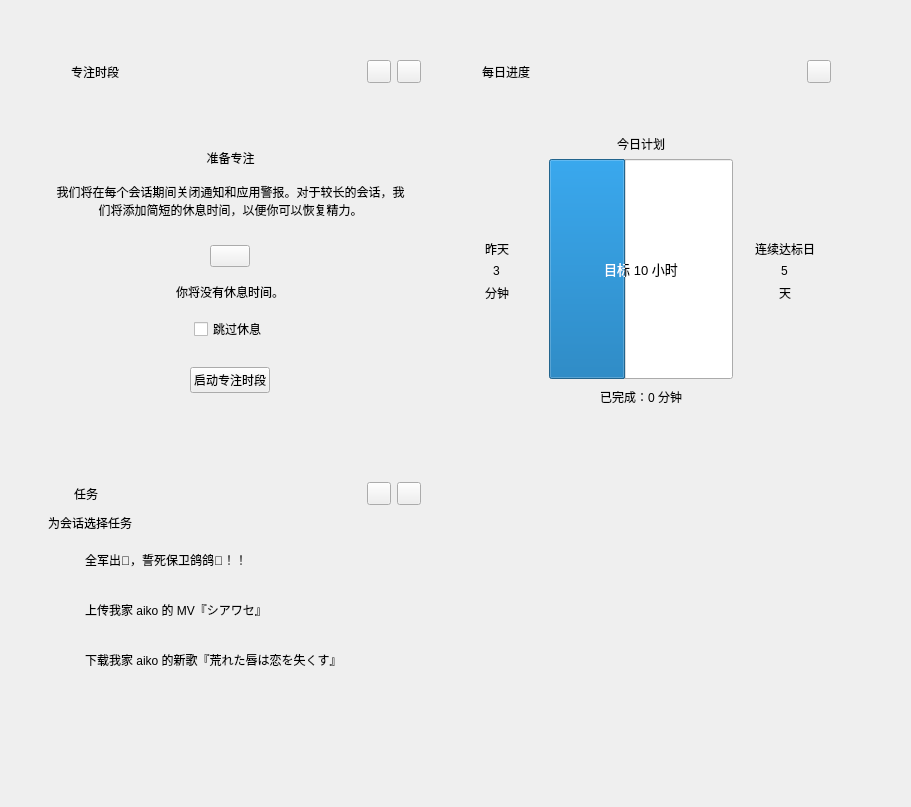
<?xml version="1.0" encoding="UTF-8"?>
<ui version="4.0">
 <class>FocusInterface</class>
 <widget class="QWidget" name="FocusInterface">
  <property name="geometry">
   <rect>
    <x>0</x>
    <y>0</y>
    <width>911</width>
    <height>807</height>
   </rect>
  </property>
  <property name="windowTitle">
   <string>Form</string>
  </property>
  <layout class="QHBoxLayout" name="horizontalLayout_3">
   <item>
    <layout class="QGridLayout" name="gridLayout" columnstretch="1,1,0">
     <property name="sizeConstraint">
      <enum>QLayout::SetDefaultConstraint</enum>
     </property>
     <property name="leftMargin">
      <number>20</number>
     </property>
     <property name="topMargin">
      <number>40</number>
     </property>
     <property name="rightMargin">
      <number>20</number>
     </property>
     <property name="bottomMargin">
      <number>20</number>
     </property>
     <property name="spacing">
      <number>12</number>
     </property>
     <item row="0" column="1">
      <widget class="CardWidget" name="progressCard">
       <property name="sizePolicy">
        <sizepolicy hsizetype="Expanding" vsizetype="Fixed">
         <horstretch>0</horstretch>
         <verstretch>0</verstretch>
        </sizepolicy>
       </property>
       <property name="minimumSize">
        <size>
         <width>380</width>
         <height>410</height>
        </size>
       </property>
       <property name="maximumSize">
        <size>
         <width>600</width>
         <height>410</height>
        </size>
       </property>
       <layout class="QVBoxLayout" name="verticalLayout_4">
        <property name="sizeConstraint">
         <enum>QLayout::SetDefaultConstraint</enum>
        </property>
        <item>
         <layout class="QVBoxLayout" name="verticalLayout_2" stretch="0,0">
          <property name="sizeConstraint">
           <enum>QLayout::SetMinAndMaxSize</enum>
          </property>
          <item>
           <layout class="QHBoxLayout" name="horizontalLayout_4">
            <property name="leftMargin">
             <number>5</number>
            </property>
            <item>
             <widget class="IconWidget" name="progressIcon">
              <property name="minimumSize">
               <size>
                <width>18</width>
                <height>18</height>
               </size>
              </property>
              <property name="maximumSize">
               <size>
                <width>18</width>
                <height>18</height>
               </size>
              </property>
              <property name="icon">
               <iconset resource="../resource.qrc">
                <normaloff>:/images/tips.png</normaloff>:/images/tips.png</iconset>
              </property>
             </widget>
            </item>
            <item>
             <spacer name="horizontalSpacer_8">
              <property name="orientation">
               <enum>Qt::Horizontal</enum>
              </property>
              <property name="sizeType">
               <enum>QSizePolicy::Fixed</enum>
              </property>
              <property name="sizeHint" stdset="0">
               <size>
                <width>2</width>
                <height>20</height>
               </size>
              </property>
             </spacer>
            </item>
            <item>
             <widget class="StrongBodyLabel" name="dailyProgressLabel">
              <property name="text">
               <string>每日进度</string>
              </property>
             </widget>
            </item>
            <item>
             <spacer name="horizontalSpacer_9">
              <property name="orientation">
               <enum>Qt::Horizontal</enum>
              </property>
              <property name="sizeHint" stdset="0">
               <size>
                <width>40</width>
                <height>20</height>
               </size>
              </property>
             </spacer>
            </item>
            <item alignment="Qt::AlignRight">
             <widget class="TransparentToolButton" name="editButton"/>
            </item>
           </layout>
          </item>
          <item>
           <layout class="QHBoxLayout" name="horizontalLayout_5" stretch="1,2,1">
            <property name="sizeConstraint">
             <enum>QLayout::SetMinAndMaxSize</enum>
            </property>
            <item>
             <layout class="QVBoxLayout" name="verticalLayout_5">
              <item>
               <spacer name="verticalSpacer_5">
                <property name="orientation">
                 <enum>Qt::Vertical</enum>
                </property>
                <property name="sizeHint" stdset="0">
                 <size>
                  <width>20</width>
                  <height>40</height>
                 </size>
                </property>
               </spacer>
              </item>
              <item alignment="Qt::AlignHCenter|Qt::AlignVCenter">
               <widget class="BodyLabel" name="yesterdayLabel">
                <property name="text">
                 <string>昨天</string>
                </property>
               </widget>
              </item>
              <item alignment="Qt::AlignHCenter|Qt::AlignVCenter">
               <widget class="LargeTitleLabel" name="yesterdayTimeLabel">
                <property name="text">
                 <string>3</string>
                </property>
               </widget>
              </item>
              <item alignment="Qt::AlignHCenter|Qt::AlignVCenter">
               <widget class="BodyLabel" name="minuteLabel1">
                <property name="text">
                 <string>分钟</string>
                </property>
               </widget>
              </item>
              <item>
               <spacer name="verticalSpacer_6">
                <property name="orientation">
                 <enum>Qt::Vertical</enum>
                </property>
                <property name="sizeHint" stdset="0">
                 <size>
                  <width>20</width>
                  <height>40</height>
                 </size>
                </property>
               </spacer>
              </item>
             </layout>
            </item>
            <item>
             <layout class="QVBoxLayout" name="verticalLayout_10" stretch="0,0,1,0,0,0">
              <item>
               <spacer name="verticalSpacer_15">
                <property name="orientation">
                 <enum>Qt::Vertical</enum>
                </property>
                <property name="sizeHint" stdset="0">
                 <size>
                  <width>20</width>
                  <height>40</height>
                 </size>
                </property>
               </spacer>
              </item>
              <item>
               <widget class="SubtitleLabel" name="targetLabel">
                <property name="text">
                 <string>今日计划</string>
                </property>
                <property name="alignment">
                 <set>Qt::AlignCenter</set>
                </property>
               </widget>
              </item>
              <item>
               <widget class="ProgressRing" name="progressRing">
                <property name="sizePolicy">
                 <sizepolicy hsizetype="Expanding" vsizetype="Expanding">
                  <horstretch>1</horstretch>
                  <verstretch>1</verstretch>
                 </sizepolicy>
                </property>
                <property name="minimumSize">
                 <size>
                  <width>150</width>
                  <height>150</height>
                 </size>
                </property>
                <property name="maximumSize">
                 <size>
                  <width>220</width>
                  <height>220</height>
                 </size>
                </property>
                <property name="font">
                 <font>
                  <family>Microsoft YaHei UI</family>
                  <pointsize>10</pointsize>
                  <weight>50</weight>
                  <bold>false</bold>
                 </font>
                </property>
                <property name="maximum">
                 <number>24</number>
                </property>
                <property name="value">
                 <number>10</number>
                </property>
                <property name="alignment">
                 <set>Qt::AlignCenter</set>
                </property>
                <property name="textVisible">
                 <bool>true</bool>
                </property>
                <property name="orientation">
                 <enum>Qt::Horizontal</enum>
                </property>
                <property name="textDirection">
                 <enum>QProgressBar::TopToBottom</enum>
                </property>
                <property name="format">
                 <string>目标 %v 小时</string>
                </property>
                <property name="useAni">
                 <bool>false</bool>
                </property>
                <property name="val">
                 <double>10.000000000000000</double>
                </property>
                <property name="strokeWidth">
                 <number>15</number>
                </property>
               </widget>
              </item>
              <item>
               <spacer name="verticalSpacer_16">
                <property name="orientation">
                 <enum>Qt::Vertical</enum>
                </property>
                <property name="sizeType">
                 <enum>QSizePolicy::Fixed</enum>
                </property>
                <property name="sizeHint" stdset="0">
                 <size>
                  <width>20</width>
                  <height>3</height>
                 </size>
                </property>
               </spacer>
              </item>
              <item alignment="Qt::AlignHCenter">
               <widget class="BodyLabel" name="finishTimeLabel">
                <property name="text">
                 <string>已完成：0 分钟</string>
                </property>
               </widget>
              </item>
              <item>
               <spacer name="verticalSpacer_13">
                <property name="orientation">
                 <enum>Qt::Vertical</enum>
                </property>
                <property name="sizeHint" stdset="0">
                 <size>
                  <width>20</width>
                  <height>40</height>
                 </size>
                </property>
               </spacer>
              </item>
             </layout>
            </item>
            <item>
             <layout class="QVBoxLayout" name="verticalLayout_6">
              <item>
               <spacer name="verticalSpacer_9">
                <property name="orientation">
                 <enum>Qt::Vertical</enum>
                </property>
                <property name="sizeHint" stdset="0">
                 <size>
                  <width>20</width>
                  <height>40</height>
                 </size>
                </property>
               </spacer>
              </item>
              <item alignment="Qt::AlignHCenter|Qt::AlignVCenter">
               <widget class="BodyLabel" name="continousComplianceDayLabel">
                <property name="text">
                 <string>连续达标日</string>
                </property>
               </widget>
              </item>
              <item alignment="Qt::AlignHCenter">
               <widget class="LargeTitleLabel" name="compianceDayLabel">
                <property name="text">
                 <string>5</string>
                </property>
               </widget>
              </item>
              <item alignment="Qt::AlignHCenter">
               <widget class="BodyLabel" name="dayLabel">
                <property name="text">
                 <string>天</string>
                </property>
               </widget>
              </item>
              <item>
               <spacer name="verticalSpacer_10">
                <property name="orientation">
                 <enum>Qt::Vertical</enum>
                </property>
                <property name="sizeHint" stdset="0">
                 <size>
                  <width>20</width>
                  <height>40</height>
                 </size>
                </property>
               </spacer>
              </item>
             </layout>
            </item>
           </layout>
          </item>
         </layout>
        </item>
       </layout>
      </widget>
     </item>
     <item row="0" column="0">
      <widget class="CardWidget" name="focusCard">
       <property name="sizePolicy">
        <sizepolicy hsizetype="Expanding" vsizetype="Fixed">
         <horstretch>0</horstretch>
         <verstretch>0</verstretch>
        </sizepolicy>
       </property>
       <property name="minimumSize">
        <size>
         <width>380</width>
         <height>410</height>
        </size>
       </property>
       <property name="maximumSize">
        <size>
         <width>600</width>
         <height>410</height>
        </size>
       </property>
       <property name="styleSheet">
        <string notr="true"/>
       </property>
       <layout class="QVBoxLayout" name="verticalLayout_3">
        <property name="sizeConstraint">
         <enum>QLayout::SetDefaultConstraint</enum>
        </property>
        <item>
         <layout class="QVBoxLayout" name="verticalLayout">
          <property name="sizeConstraint">
           <enum>QLayout::SetDefaultConstraint</enum>
          </property>
          <item>
           <layout class="QHBoxLayout" name="horizontalLayout_2">
            <property name="leftMargin">
             <number>5</number>
            </property>
            <item>
             <widget class="IconWidget" name="focusCardIcon">
              <property name="minimumSize">
               <size>
                <width>20</width>
                <height>20</height>
               </size>
              </property>
              <property name="maximumSize">
               <size>
                <width>20</width>
                <height>20</height>
               </size>
              </property>
              <property name="icon">
               <iconset resource="../resource.qrc">
                <normaloff>:/images/alarms.png</normaloff>:/images/alarms.png</iconset>
              </property>
             </widget>
            </item>
            <item>
             <widget class="StrongBodyLabel" name="focusPeriodLabel">
              <property name="text">
               <string>专注时段</string>
              </property>
             </widget>
            </item>
            <item>
             <spacer name="horizontalSpacer">
              <property name="orientation">
               <enum>Qt::Horizontal</enum>
              </property>
              <property name="sizeHint" stdset="0">
               <size>
                <width>40</width>
                <height>20</height>
               </size>
              </property>
             </spacer>
            </item>
            <item>
             <widget class="TransparentToolButton" name="pinButton"/>
            </item>
            <item>
             <widget class="TransparentToolButton" name="moreButton"/>
            </item>
           </layout>
          </item>
          <item>
           <spacer name="verticalSpacer_12">
            <property name="orientation">
             <enum>Qt::Vertical</enum>
            </property>
            <property name="sizeHint" stdset="0">
             <size>
              <width>20</width>
              <height>40</height>
             </size>
            </property>
           </spacer>
          </item>
          <item>
           <widget class="SubtitleLabel" name="prepareFocusLabel">
            <property name="text">
             <string>准备专注</string>
            </property>
            <property name="alignment">
             <set>Qt::AlignCenter</set>
            </property>
           </widget>
          </item>
          <item>
           <layout class="QHBoxLayout" name="horizontalLayout_6">
            <property name="leftMargin">
             <number>15</number>
            </property>
            <property name="topMargin">
             <number>10</number>
            </property>
            <property name="rightMargin">
             <number>15</number>
            </property>
            <item>
             <widget class="BodyLabel" name="hintLabel">
              <property name="text">
               <string>我们将在每个会话期间关闭通知和应用警报。对于较长的会话，我们将添加简短的休息时间，以便你可以恢复精力。</string>
              </property>
              <property name="alignment">
               <set>Qt::AlignCenter</set>
              </property>
              <property name="wordWrap">
               <bool>true</bool>
              </property>
              <property name="margin">
               <number>0</number>
              </property>
              <property name="lightColor" stdset="0">
               <color>
                <red>96</red>
                <green>96</green>
                <blue>96</blue>
               </color>
              </property>
              <property name="darkColor" stdset="0">
               <color>
                <red>206</red>
                <green>206</green>
                <blue>206</blue>
               </color>
              </property>
             </widget>
            </item>
           </layout>
          </item>
          <item>
           <spacer name="verticalSpacer_2">
            <property name="orientation">
             <enum>Qt::Vertical</enum>
            </property>
            <property name="sizeType">
             <enum>QSizePolicy::Fixed</enum>
            </property>
            <property name="sizeHint" stdset="0">
             <size>
              <width>20</width>
              <height>20</height>
             </size>
            </property>
           </spacer>
          </item>
          <item alignment="Qt::AlignHCenter">
           <widget class="TimePicker" name="timePicker">
            <property name="secondVisible">
             <bool>true</bool>
            </property>
           </widget>
          </item>
          <item>
           <spacer name="verticalSpacer_3">
            <property name="orientation">
             <enum>Qt::Vertical</enum>
            </property>
            <property name="sizeType">
             <enum>QSizePolicy::Fixed</enum>
            </property>
            <property name="sizeHint" stdset="0">
             <size>
              <width>20</width>
              <height>10</height>
             </size>
            </property>
           </spacer>
          </item>
          <item alignment="Qt::AlignHCenter">
           <widget class="BodyLabel" name="bottomHintLabel">
            <property name="text">
             <string>你将没有休息时间。</string>
            </property>
            <property name="alignment">
             <set>Qt::AlignCenter</set>
            </property>
           </widget>
          </item>
          <item>
           <spacer name="verticalSpacer_11">
            <property name="orientation">
             <enum>Qt::Vertical</enum>
            </property>
            <property name="sizeType">
             <enum>QSizePolicy::Fixed</enum>
            </property>
            <property name="sizeHint" stdset="0">
             <size>
              <width>20</width>
              <height>10</height>
             </size>
            </property>
           </spacer>
          </item>
          <item alignment="Qt::AlignHCenter">
           <widget class="CheckBox" name="skipRelaxCheckBox">
            <property name="enabled">
             <bool>true</bool>
            </property>
            <property name="text">
             <string>跳过休息</string>
            </property>
           </widget>
          </item>
          <item>
           <spacer name="verticalSpacer_4">
            <property name="orientation">
             <enum>Qt::Vertical</enum>
            </property>
            <property name="sizeType">
             <enum>QSizePolicy::Fixed</enum>
            </property>
            <property name="sizeHint" stdset="0">
             <size>
              <width>20</width>
              <height>20</height>
             </size>
            </property>
           </spacer>
          </item>
          <item alignment="Qt::AlignHCenter">
           <widget class="PrimaryPushButton" name="startFocusButton">
            <property name="text">
             <string>启动专注时段</string>
            </property>
            <property name="autoDefault">
             <bool>true</bool>
            </property>
           </widget>
          </item>
          <item>
           <spacer name="verticalSpacer">
            <property name="orientation">
             <enum>Qt::Vertical</enum>
            </property>
            <property name="sizeHint" stdset="0">
             <size>
              <width>20</width>
              <height>40</height>
             </size>
            </property>
           </spacer>
          </item>
         </layout>
        </item>
       </layout>
      </widget>
     </item>
     <item row="1" column="0">
      <widget class="CardWidget" name="taskCard">
       <property name="minimumSize">
        <size>
         <width>370</width>
         <height>0</height>
        </size>
       </property>
       <property name="maximumSize">
        <size>
         <width>600</width>
         <height>395</height>
        </size>
       </property>
       <layout class="QVBoxLayout" name="verticalLayout_8">
        <item>
         <layout class="QVBoxLayout" name="verticalLayout_7">
          <property name="leftMargin">
           <number>8</number>
          </property>
          <item>
           <layout class="QHBoxLayout" name="horizontalLayout_7">
            <item>
             <widget class="IconWidget" name="taskCardIcon">
              <property name="minimumSize">
               <size>
                <width>18</width>
                <height>18</height>
               </size>
              </property>
              <property name="maximumSize">
               <size>
                <width>18</width>
                <height>18</height>
               </size>
              </property>
              <property name="icon">
               <iconset resource="../resource.qrc">
                <normaloff>:/images/todo.png</normaloff>:/images/todo.png</iconset>
              </property>
             </widget>
            </item>
            <item>
             <spacer name="horizontalSpacer_7">
              <property name="orientation">
               <enum>Qt::Horizontal</enum>
              </property>
              <property name="sizeType">
               <enum>QSizePolicy::Fixed</enum>
              </property>
              <property name="sizeHint" stdset="0">
               <size>
                <width>2</width>
                <height>2</height>
               </size>
              </property>
             </spacer>
            </item>
            <item>
             <widget class="StrongBodyLabel" name="taskLabel">
              <property name="text">
               <string>任务</string>
              </property>
             </widget>
            </item>
            <item>
             <spacer name="horizontalSpacer_3">
              <property name="orientation">
               <enum>Qt::Horizontal</enum>
              </property>
              <property name="sizeHint" stdset="0">
               <size>
                <width>40</width>
                <height>20</height>
               </size>
              </property>
             </spacer>
            </item>
            <item>
             <widget class="TransparentToolButton" name="addTaskButton"/>
            </item>
            <item>
             <widget class="TransparentToolButton" name="moreTaskButton"/>
            </item>
           </layout>
          </item>
          <item>
           <spacer name="verticalSpacer_8">
            <property name="orientation">
             <enum>Qt::Vertical</enum>
            </property>
            <property name="sizeType">
             <enum>QSizePolicy::Fixed</enum>
            </property>
            <property name="sizeHint" stdset="0">
             <size>
              <width>20</width>
              <height>3</height>
             </size>
            </property>
           </spacer>
          </item>
          <item>
           <widget class="BodyLabel" name="hintLabel_2">
            <property name="text">
             <string>为会话选择任务</string>
            </property>
            <property name="lightColor" stdset="0">
             <color>
              <red>96</red>
              <green>96</green>
              <blue>96</blue>
             </color>
            </property>
            <property name="darkColor" stdset="0">
             <color>
              <red>206</red>
              <green>206</green>
              <blue>206</blue>
             </color>
            </property>
           </widget>
          </item>
          <item>
           <layout class="QVBoxLayout" name="verticalLayout_9">
            <property name="rightMargin">
             <number>7</number>
            </property>
            <item>
             <widget class="CardWidget" name="taskCard1">
              <property name="minimumSize">
               <size>
                <width>0</width>
                <height>44</height>
               </size>
              </property>
              <property name="maximumSize">
               <size>
                <width>16777215</width>
                <height>44</height>
               </size>
              </property>
              <layout class="QHBoxLayout" name="horizontalLayout_9">
               <property name="leftMargin">
                <number>15</number>
               </property>
               <item>
                <layout class="QHBoxLayout" name="horizontalLayout_8">
                 <item>
                  <widget class="IconWidget" name="taskIcon1">
                   <property name="sizePolicy">
                    <sizepolicy hsizetype="Preferred" vsizetype="Preferred">
                     <horstretch>16</horstretch>
                     <verstretch>16</verstretch>
                    </sizepolicy>
                   </property>
                   <property name="minimumSize">
                    <size>
                     <width>16</width>
                     <height>16</height>
                    </size>
                   </property>
                   <property name="maximumSize">
                    <size>
                     <width>16</width>
                     <height>16</height>
                    </size>
                   </property>
                  </widget>
                 </item>
                </layout>
               </item>
               <item>
                <widget class="BodyLabel" name="taskLabel1">
                 <property name="text">
                  <string>全军出🐔，誓死保卫鸽鸽🏀！！</string>
                 </property>
                 <property name="pixelFontSize" stdset="0">
                  <number>14</number>
                 </property>
                 <property name="strikeOut" stdset="0">
                  <bool>true</bool>
                 </property>
                </widget>
               </item>
               <item>
                <spacer name="horizontalSpacer_4">
                 <property name="orientation">
                  <enum>Qt::Horizontal</enum>
                 </property>
                 <property name="sizeHint" stdset="0">
                  <size>
                   <width>40</width>
                   <height>20</height>
                  </size>
                 </property>
                </spacer>
               </item>
              </layout>
             </widget>
            </item>
            <item>
             <widget class="CardWidget" name="taskCard2">
              <property name="minimumSize">
               <size>
                <width>0</width>
                <height>44</height>
               </size>
              </property>
              <property name="maximumSize">
               <size>
                <width>16777215</width>
                <height>44</height>
               </size>
              </property>
              <layout class="QHBoxLayout" name="horizontalLayout_12">
               <property name="leftMargin">
                <number>15</number>
               </property>
               <item>
                <layout class="QHBoxLayout" name="horizontalLayout_13">
                 <item>
                  <widget class="IconWidget" name="taskIcon2">
                   <property name="sizePolicy">
                    <sizepolicy hsizetype="Preferred" vsizetype="Preferred">
                     <horstretch>16</horstretch>
                     <verstretch>16</verstretch>
                    </sizepolicy>
                   </property>
                   <property name="minimumSize">
                    <size>
                     <width>16</width>
                     <height>16</height>
                    </size>
                   </property>
                   <property name="maximumSize">
                    <size>
                     <width>16</width>
                     <height>16</height>
                    </size>
                   </property>
                  </widget>
                 </item>
                </layout>
               </item>
               <item>
                <widget class="BodyLabel" name="taskLabel2">
                 <property name="text">
                  <string>上传我家 aiko 的 MV『シアワセ』</string>
                 </property>
                </widget>
               </item>
               <item>
                <spacer name="horizontalSpacer_6">
                 <property name="orientation">
                  <enum>Qt::Horizontal</enum>
                 </property>
                 <property name="sizeHint" stdset="0">
                  <size>
                   <width>40</width>
                   <height>20</height>
                  </size>
                 </property>
                </spacer>
               </item>
              </layout>
             </widget>
            </item>
            <item>
             <widget class="CardWidget" name="taskCard3">
              <property name="minimumSize">
               <size>
                <width>0</width>
                <height>44</height>
               </size>
              </property>
              <property name="maximumSize">
               <size>
                <width>16777215</width>
                <height>44</height>
               </size>
              </property>
              <layout class="QHBoxLayout" name="horizontalLayout_10">
               <property name="leftMargin">
                <number>15</number>
               </property>
               <item>
                <layout class="QHBoxLayout" name="horizontalLayout_11">
                 <item>
                  <widget class="IconWidget" name="taskIcon3">
                   <property name="sizePolicy">
                    <sizepolicy hsizetype="Preferred" vsizetype="Preferred">
                     <horstretch>16</horstretch>
                     <verstretch>16</verstretch>
                    </sizepolicy>
                   </property>
                   <property name="minimumSize">
                    <size>
                     <width>16</width>
                     <height>16</height>
                    </size>
                   </property>
                   <property name="maximumSize">
                    <size>
                     <width>16</width>
                     <height>16</height>
                    </size>
                   </property>
                  </widget>
                 </item>
                </layout>
               </item>
               <item>
                <widget class="BodyLabel" name="taskLabel3">
                 <property name="text">
                  <string>下载我家 aiko 的新歌『荒れた唇は恋を失くす』</string>
                 </property>
                </widget>
               </item>
               <item>
                <spacer name="horizontalSpacer_5">
                 <property name="orientation">
                  <enum>Qt::Horizontal</enum>
                 </property>
                 <property name="sizeHint" stdset="0">
                  <size>
                   <width>40</width>
                   <height>20</height>
                  </size>
                 </property>
                </spacer>
               </item>
              </layout>
             </widget>
            </item>
           </layout>
          </item>
          <item>
           <spacer name="verticalSpacer_7">
            <property name="orientation">
             <enum>Qt::Vertical</enum>
            </property>
            <property name="sizeHint" stdset="0">
             <size>
              <width>20</width>
              <height>40</height>
             </size>
            </property>
           </spacer>
          </item>
         </layout>
        </item>
       </layout>
      </widget>
     </item>
     <item row="0" column="2">
      <spacer name="horizontalSpacer_2">
       <property name="orientation">
        <enum>Qt::Horizontal</enum>
       </property>
       <property name="sizeHint" stdset="0">
        <size>
         <width>40</width>
         <height>20</height>
        </size>
       </property>
      </spacer>
     </item>
    </layout>
   </item>
  </layout>
 </widget>
 <customwidgets>
  <customwidget>
   <class>CheckBox</class>
   <extends>QCheckBox</extends>
   <header>qfluentwidgets</header>
  </customwidget>
  <customwidget>
   <class>PushButton</class>
   <extends>QPushButton</extends>
   <header>qfluentwidgets</header>
  </customwidget>
  <customwidget>
   <class>PrimaryPushButton</class>
   <extends>PushButton</extends>
   <header>qfluentwidgets</header>
  </customwidget>
  <customwidget>
   <class>ToolButton</class>
   <extends>QToolButton</extends>
   <header>qfluentwidgets</header>
  </customwidget>
  <customwidget>
   <class>TransparentToolButton</class>
   <extends>ToolButton</extends>
   <header>qfluentwidgets</header>
  </customwidget>
  <customwidget>
   <class>IconWidget</class>
   <extends>QWidget</extends>
   <header>qfluentwidgets</header>
  </customwidget>
  <customwidget>
   <class>CardWidget</class>
   <extends>QFrame</extends>
   <header>qfluentwidgets</header>
   <container>1</container>
  </customwidget>
  <customwidget>
   <class>TimePicker</class>
   <extends>QPushButton</extends>
   <header>qfluentwidgets</header>
  </customwidget>
  <customwidget>
   <class>BodyLabel</class>
   <extends>QLabel</extends>
   <header>qfluentwidgets</header>
  </customwidget>
  <customwidget>
   <class>StrongBodyLabel</class>
   <extends>QLabel</extends>
   <header>qfluentwidgets</header>
  </customwidget>
  <customwidget>
   <class>SubtitleLabel</class>
   <extends>QLabel</extends>
   <header>qfluentwidgets</header>
  </customwidget>
  <customwidget>
   <class>LargeTitleLabel</class>
   <extends>QLabel</extends>
   <header>qfluentwidgets</header>
  </customwidget>
  <customwidget>
   <class>ProgressBar</class>
   <extends>QProgressBar</extends>
   <header>qfluentwidgets</header>
  </customwidget>
  <customwidget>
   <class>ProgressRing</class>
   <extends>ProgressBar</extends>
   <header>qfluentwidgets</header>
  </customwidget>
 </customwidgets>
 <resources>
  <include location="../resource.qrc"/>
 </resources>
 <connections/>
</ui>
